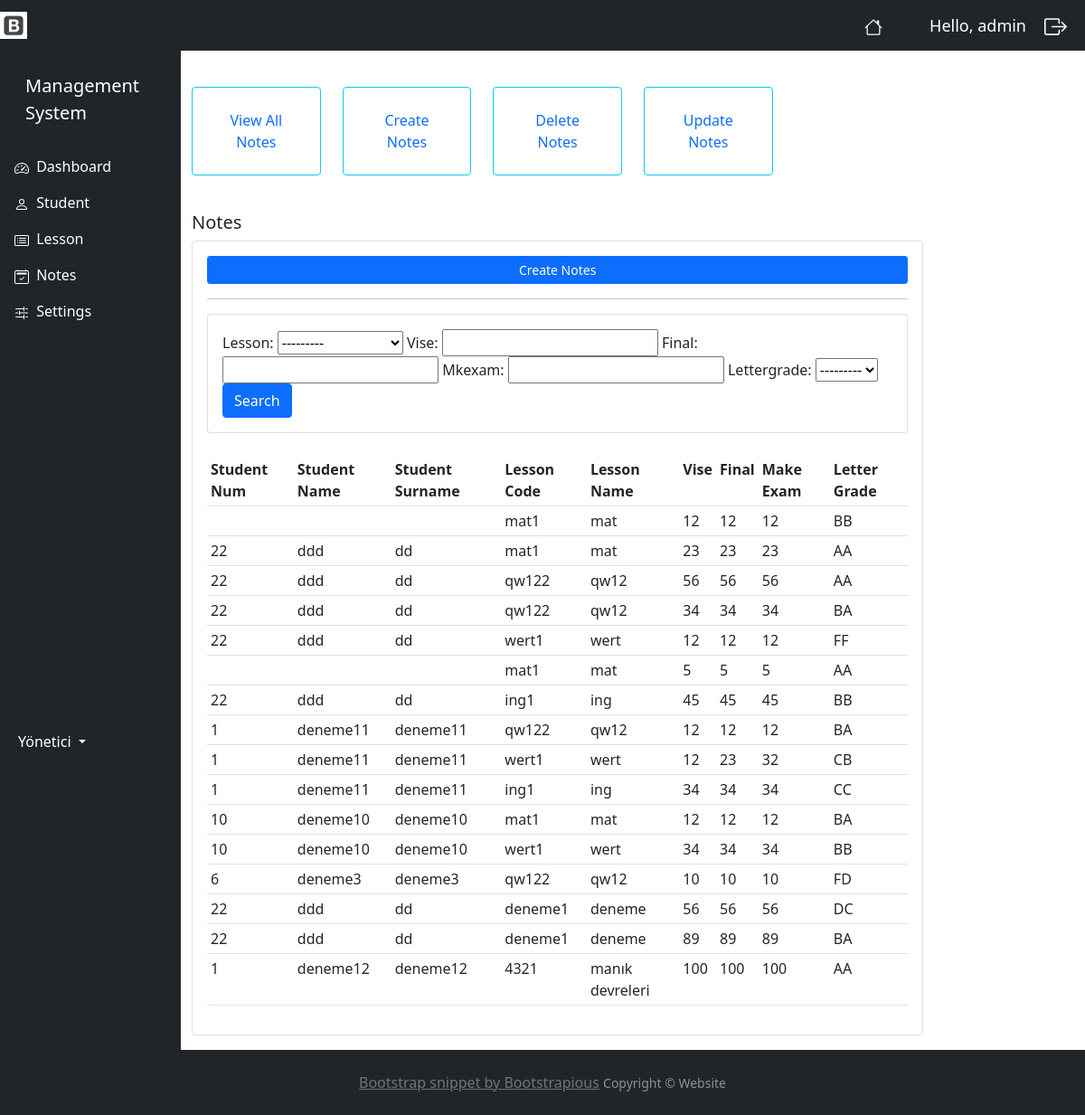
Before: /notes_create/ (signed in) with the older database file.
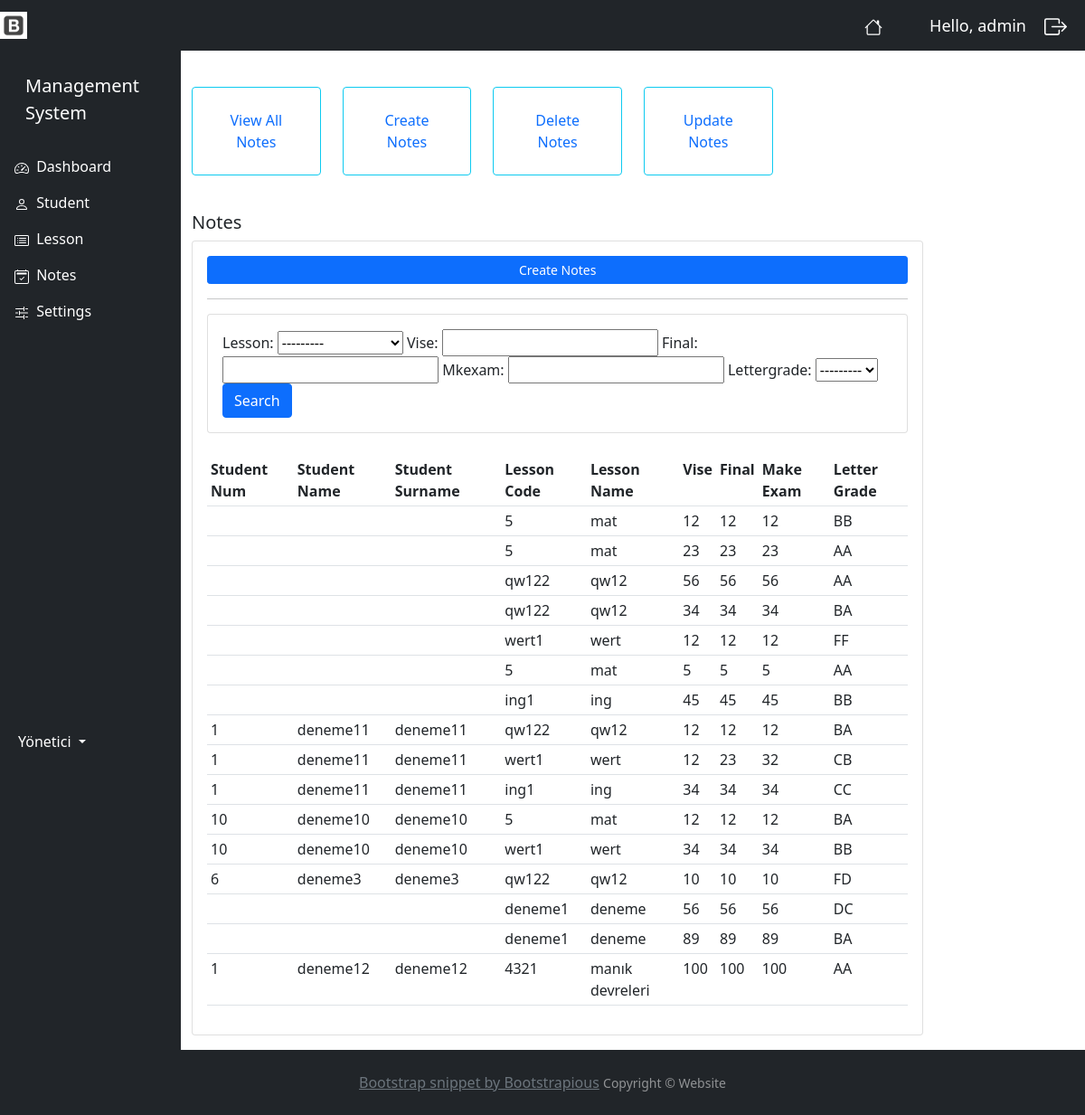
After: the same page with the newer database file.
### myapp/models.py (models this page shows, shortened)
class Notes(models.Model):
    STATUS = (
        ('AA', 'AA'),
        ('BA', 'BA'),
        ('BB', 'BB'),
        ('CB', 'CB'),
        ('CC', 'CC'),
        ('DC', 'DC'),
        ('DD', 'DD'),
        ('FD', 'FD'),
        ('FF', 'FF'),
    )
    student = models.ForeignKey(Student, null=True, on_delete=models.SET_NULL)
    lesson = models.ForeignKey(Lesson, null=True, on_delete=models.SET_NULL)
    vise = models.IntegerField(null=True, blank=True)
    final = models.IntegerField(null=True, blank=True)
    mkexam = models.IntegerField(null=True, blank=True)
    lettergrade = models.CharField(max_length=2, null=True, choices=STATUS)

class Lesson(models.Model):
    lcode = models.CharField(blank=True, max_length=50)
    lname = models.CharField(blank=True, max_length=50)
    lcredit = models.IntegerField(blank=True, null=True)
    period = models.ForeignKey(Period, null=True, on_delete=models.SET_NULL)
    def __str__(self):
        return self.lname

class Student(models.Model):
    user =models.OneToOneField(User, blank=True, null=True, on_delete=models.CASCADE)
    name = models.CharField(max_length=50, null=True)
    surname = models.CharField(max_length=50, null=True)
    num = models.IntegerField(null=True, blank=True)
    grade = models.IntegerField(null=True, blank=True)
    profile_pic = models.ImageField(default="user.jpeg", null=True, blank=True)
    department = models.ManyToManyField(Department)

### myapp/decorators.py (the view)
        def wrapper_func(request, *args, **kwargs):
            group =None
            if request.user.groups.exists():
                group = request.user.groups.all()[0].name
            if group in allowed_roles:
                return view_func(request, *args, **kwargs)
            else:
                return HttpResponse('You are not authorized to view this page')

### myapp/views.py (called while the page is built)
@login_required(login_url='login')
@allowed_users(allowed_roles=['admin'])
def notesCreate(request):
    notes = Notes.objects.all()
    notes_count = notes.count()
    myFilter = NotesFilter(request.GET, queryset=notes)
    notes = myFilter.qs
    context = {
        'notes': notes,
        'notes_count': notes_count,
        'myFilter': myFilter,
    }
    return render(request, 'accounts/notes_create.html', context)

### myapp/templates/accounts/notes_create.html (shortened to what this page needs)
{% extends 'accounts/main.html' %}
{% block content %}
    {% include 'accounts/dashboard_n.html' %}
    <br>
    <div class="row">
        <div class="col-md-10">
            <h5>Notes</h5>
            <div class="card card-body">
                <a class="btn btn-primary btn-sm btn-block" href="{% url 'create_notes' %}">Create Notes</a>
                <hr>
                <div class="row">
                    <div class="col">
                        <div class="card card-body">
                            <form method="get">
                                {{ myFilter.form }}
                                <button class="btn btn-primary" type="submit">Search</button>
                            </form>
                        </div>
                    </div>
                </div>
                <br>
                <table class="table table-sm">
                        <tr>
                            <th>Student Num</th>
                            <th>Student Name</th>
                            <th>Student Surname</th>
                            <th>Lesson Code</th>
                            <th>Lesson Name</th>
                            <th>Vise</th>
                            <th>Final</th>
                            <th>Make Exam</th>
                            <th>Letter Grade</th>
                        </tr>
                        {% for note in notes %}
                           <tr>
                                <td>{{ note.student.num }}</td>
                                <td>{{ note.student.name }}</td>
                                <td>{{ note.student.surname }}</td>
                                <td>{{ note.lesson.lcode }}</td>
                                <td>{{ note.lesson.lname }}</td>
                                <td>{{ note.vise }}</td>
                                <td>{{ note.final }}</td>
                                <td>{{ note.mkexam }}</td>
                                <td>{{ note.lettergrade }}</td>
                           </tr>
                        {% endfor %}
                    </table>
            </div>
        </div>
    </div>
{% endblock content %}

Changed rows visible on the page:
changed through a linked row, Notes (number 1 of 16 on the later page): lesson.lcode "mat1" → "5"
changed Notes (number 2 of 16 on the later page): lesson.lcode "mat1" → "5"; student.num "22" → (not shown); student.name "ddd" → (not shown); student.surname "dd" → (not shown)
changed Notes (number 3 of 16 on the later page): student.num "22" → (not shown); student.name "ddd" → (not shown); student.surname "dd" → (not shown)
changed Notes (number 4 of 16 on the later page): student.num "22" → (not shown); student.name "ddd" → (not shown); student.surname "dd" → (not shown)
changed Notes "FF": student.num "22" → (not shown); student.name "ddd" → (not shown); student.surname "dd" → (not shown)
changed through a linked row, Notes (number 6 of 16 on the later page): lesson.lcode "mat1" → "5"
changed Notes (number 7 of 16 on the later page): student.num "22" → (not shown); student.name "ddd" → (not shown); student.surname "dd" → (not shown)
changed through a linked row, Notes (number 11 of 16 on the later page): lesson.lcode "mat1" → "5"
changed Notes "DC": student.num "22" → (not shown); student.name "ddd" → (not shown); student.surname "dd" → (not shown)
changed Notes (number 15 of 16 on the later page): student.num "22" → (not shown); student.name "ddd" → (not shown); student.surname "dd" → (not shown)
